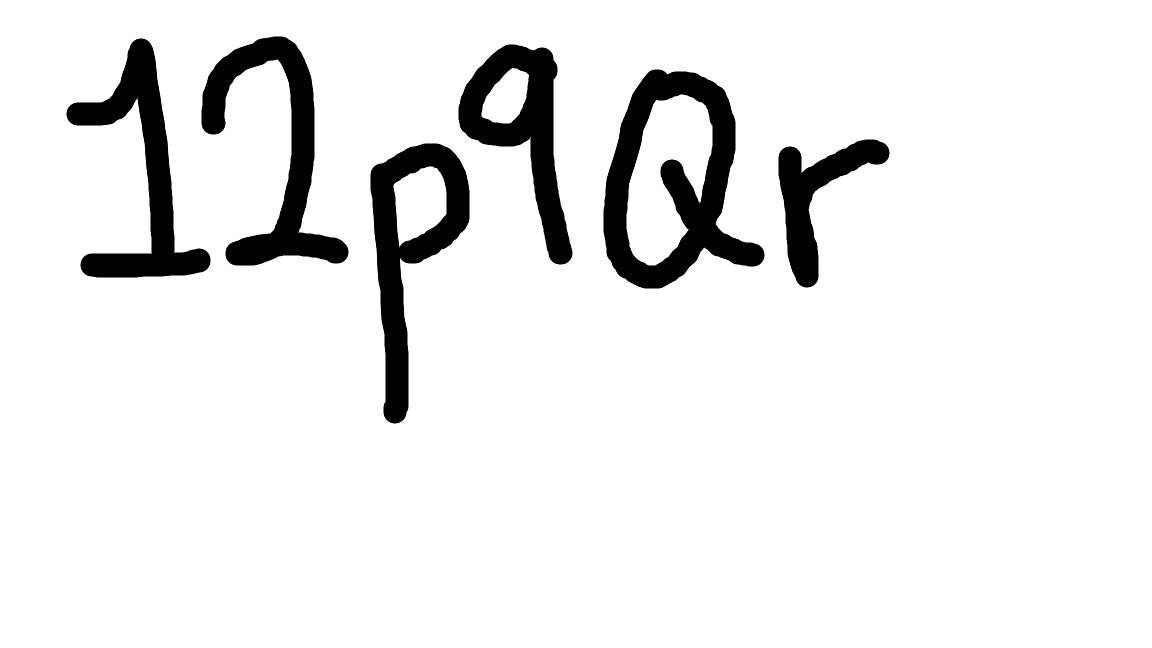
#> input picture ai/easyOCR_testImg/img_006_24px.png, 1152 x 648 px, found by its file name
$ python revisingOcr_img6_v2.py
#> lines starting #> are read from the running program, lines starting #| are printed output that depends on the picture; after the words box and inside, x2 and y2 are one past the last pixel; in counts of white or black regions, pixels touching at a corner belong together
import cv2
import numpy as np

def enhance_image(image_path, output_path):

    # 이미지 읽기
#> called with image_path = './easyOCR_testImg/img_006_24px.png', output_path = './enhanced_v2/erode_img_006_24px_v2.png'
    img = cv2.imread(image_path)
#> img is the input picture: shape (648, 1152, 3); min 0, max 255, mean 234.6

    # 그레이스케일 변환
    gray = cv2.cvtColor(img, cv2.COLOR_BGR2GRAY)

    # 이진화 (글자를 흰색으로)
    _, binary = cv2.threshold(
        gray,
        0,
        255,
        cv2.THRESH_BINARY_INV + cv2.THRESH_OTSU
    )
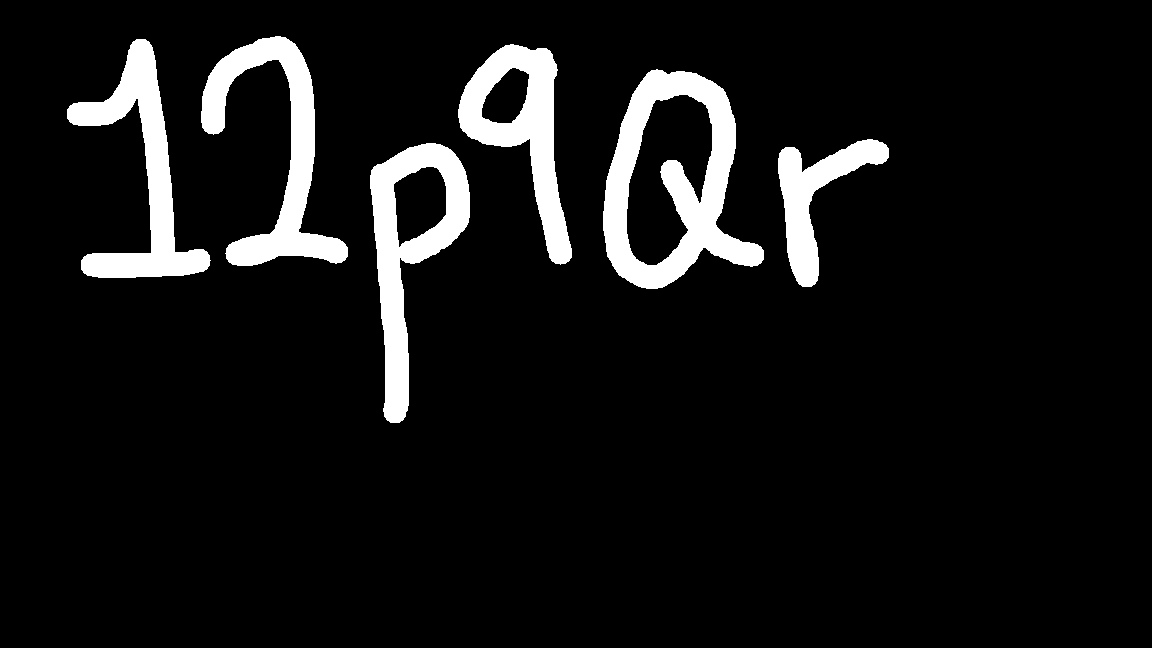
#> binary: shape (648, 1152); 8.1% white; 6 white regions, box (x1, y1, x2, y2) and area: (603, 69, 764, 289) 14343, (370, 143, 470, 423) 10452, (201, 36, 348, 266) 10429, (67, 39, 211, 278) 9991, (458, 44, 572, 265) 9216, (778, 139, 889, 287) 5689

    # ============================
    # 글씨 얇게 만들기 (Erosion)
    # ============================

    kernel = cv2.getStructuringElement(
        cv2.MORPH_ELLIPSE,
        (4, 4)          # 2~5 정도 추천
    )

    eroded = cv2.erode(
        binary,
        kernel,
        iterations=2    # 1~3 정도 테스트
    )
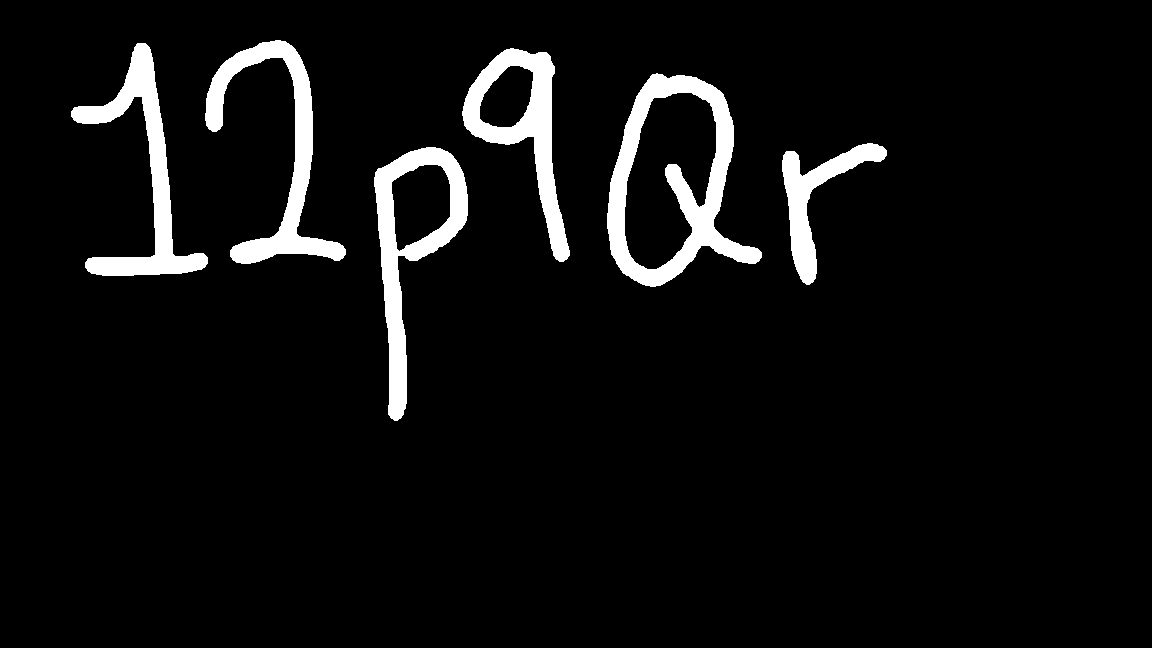
#> eroded: shape (648, 1152); 5.8% white; 6 white regions, box (x1, y1, x2, y2) and area: (607, 73, 762, 287) 10266, (374, 147, 468, 421) 7538, (205, 40, 346, 264) 7515, (71, 43, 208, 276) 7317, (462, 48, 570, 262) 6743, (782, 143, 887, 285) 4122

    # 다시 검은 글씨로 반전
    result = 255 - eroded

    # 저장
    cv2.imwrite(output_path, result)


def main():

    input_image = "./easyOCR_testImg/img_006_24px.png"
    output_image = "./enhanced_v2/erode_img_006_24px_v2.png"

    enhance_image(input_image, output_image)

    print("완료!")


if __name__ == "__main__":
    main()

$ run again, with ai/easyOCR_testImg/img_002_42px.png copied over ai/easyOCR_testImg/img_006_24px.png
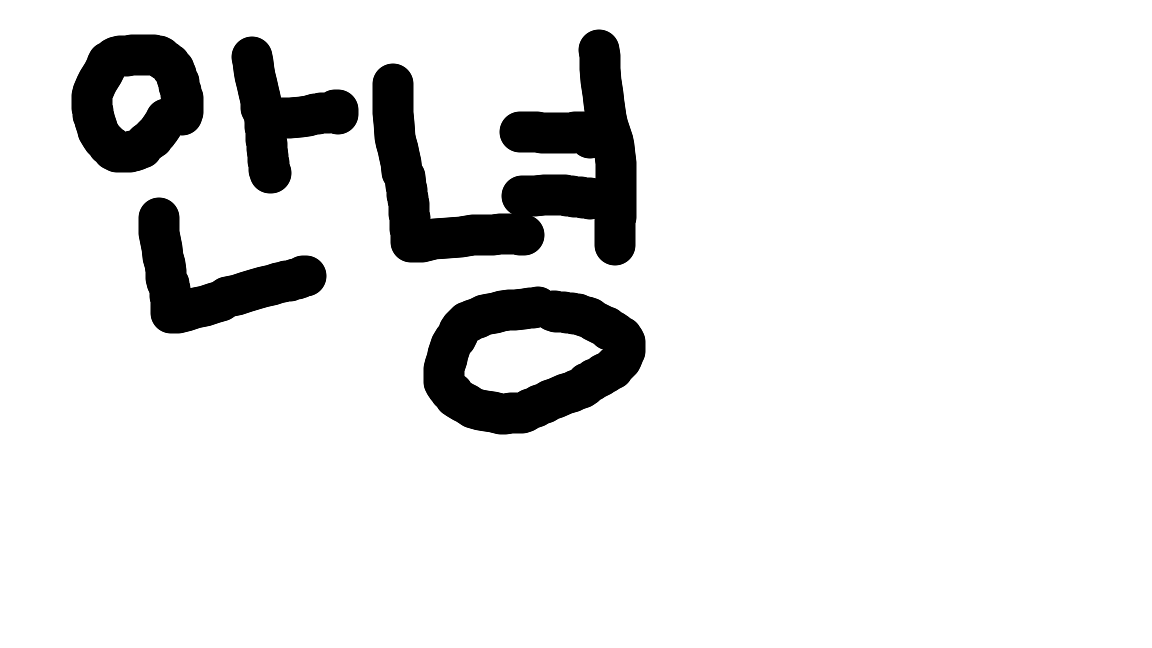
#> input picture ai/easyOCR_testImg/img_002_42px.png, 1152 x 648 px, found by its file name
#> in enhance_image, img is the input picture: shape (648, 1152, 3); min 0, max 255, mean 227.5
#> in enhance_image, `_, binary = cv2.threshold( gray, 0, 255, cv2.THRESH_BINARY_INV + cv2.T..`:
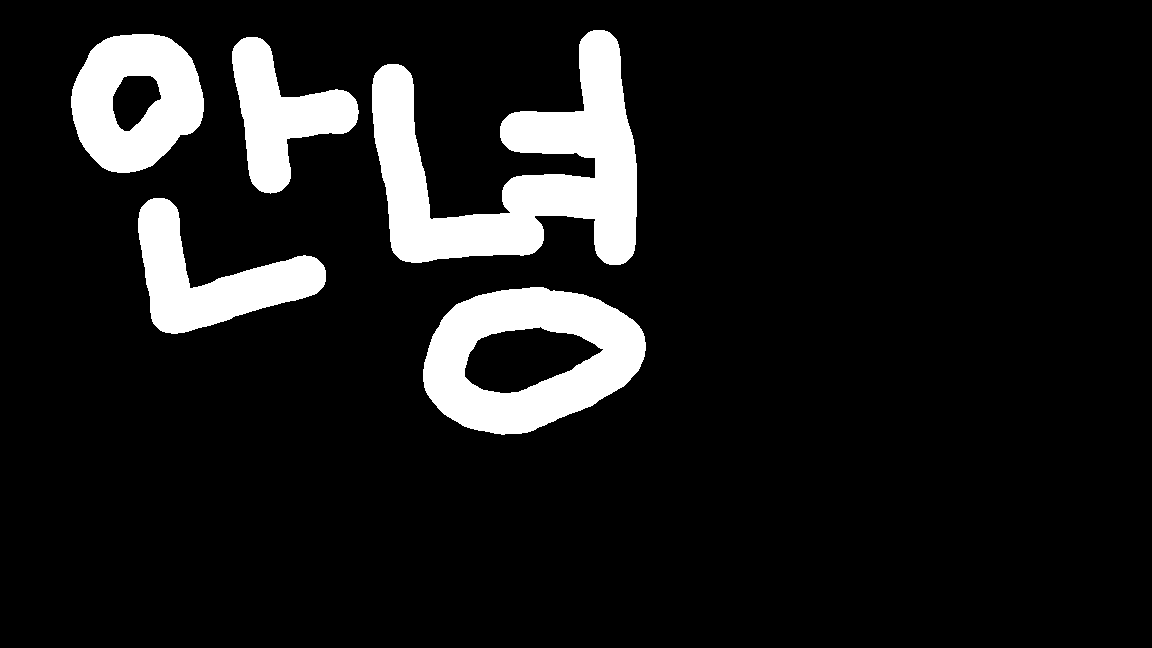
#> binary: shape (648, 1152); 10.8% white; 5 white regions, box (x1, y1, x2, y2) and area: (372, 30, 637, 265) 29241, (423, 287, 646, 435) 18791, (71, 34, 204, 173) 12382, (138, 198, 326, 334) 10940, (232, 37, 359, 194) 9171
#> in enhance_image, `eroded = cv2.erode( binary, kernel, iterations=2`:
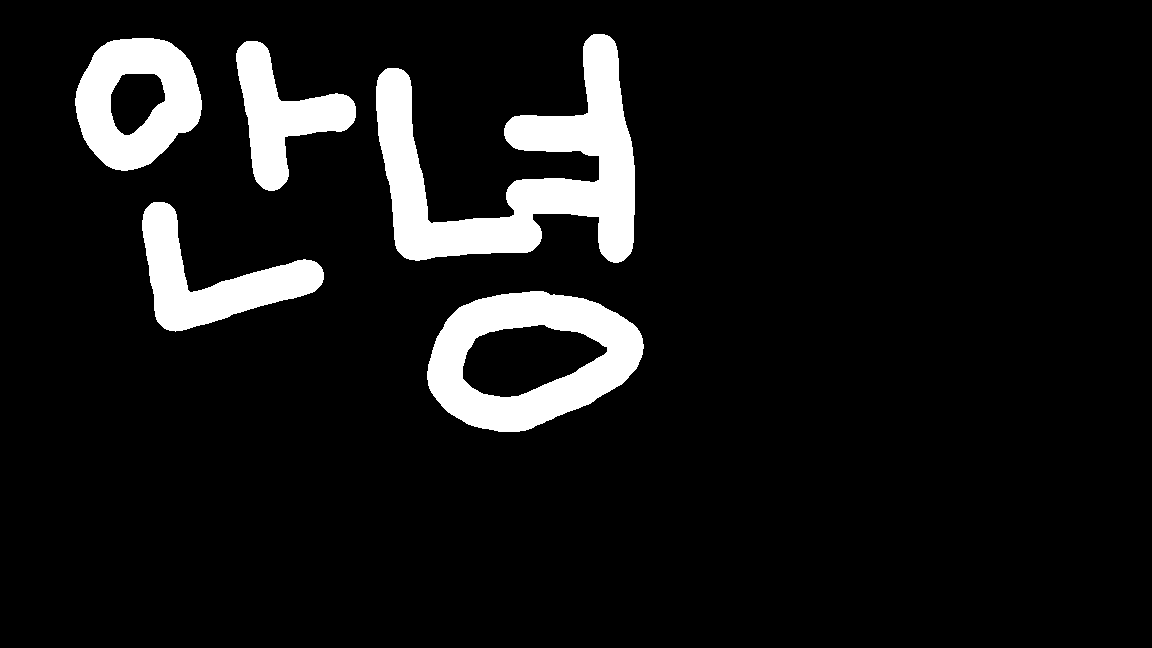
#> eroded: shape (648, 1152); 9% white; 5 white regions, box (x1, y1, x2, y2) and area: (376, 34, 635, 263) 24620, (427, 291, 644, 432) 15751, (75, 38, 202, 171) 10376, (142, 202, 324, 332) 9059, (236, 41, 356, 191) 7561
